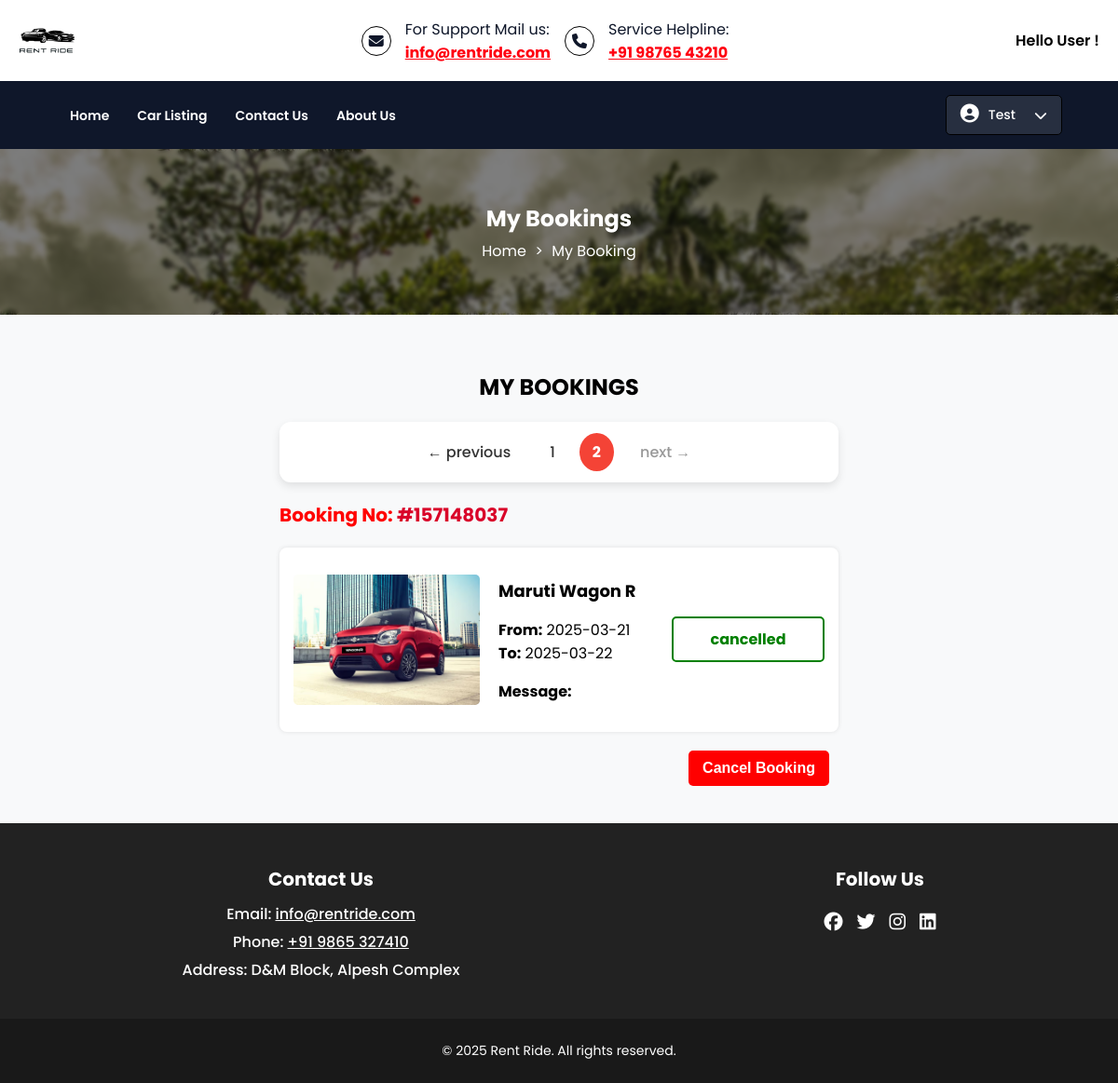
/my-bookings.php?page=2 (signed in), run on the app's committed database.
### tables this page shows
CREATE TABLE `bookings` (
  `id` int(11) NOT NULL,
  `booking_number` varchar(20) NOT NULL,
  `user_id` int(11) NOT NULL,
  `email` varchar(255) NOT NULL,
  `vehicle_id` int(11) NOT NULL,
  `from_date` date NOT NULL,
  `to_date` date NOT NULL,
  `message` text DEFAULT NULL,
  `status` enum('new','confirmed','cancelled') DEFAULT 'new',
  `created_at` timestamp NOT NULL DEFAULT current_timestamp()
);

CREATE TABLE `vehicles` (
  `id` int(11) NOT NULL,
  `vehicle_title` varchar(255) NOT NULL,
  `brand_id` int(11) NOT NULL,
  `vehicle_overview` text NOT NULL,
  `price_per_day` decimal(10,2) NOT NULL,
  `fuel_type` varchar(50) NOT NULL,
  `model_year` year(4) NOT NULL,
  `seating_capacity` int(11) NOT NULL,
  `image1` text DEFAULT NULL,
  `image2` text DEFAULT NULL,
  `image3` text DEFAULT NULL,
  `image4` text DEFAULT NULL,
  `image5` text DEFAULT NULL,
  `image6` text DEFAULT NULL,
  `air_conditioner` tinyint(4) DEFAULT NULL,
  `power_steering` tinyint(4) DEFAULT NULL,
  `cd_player` tinyint(4) DEFAULT NULL,
  `power_door_locks` tinyint(4) DEFAULT NULL,
  `driver_airbag` tinyint(4) DEFAULT NULL,
  `central_locking` tinyint(4) DEFAULT NULL,
  `antilock_braking_system` varchar(255) DEFAULT NULL,
  `passenger_airbag` tinyint(4) DEFAULT NULL,
  `crash_sensor` tinyint(4) DEFAULT NULL,
  `brake_assist` tinyint(4) DEFAULT NULL,
  `power_windows` tinyint(4) DEFAULT NULL,
  `leather_seats` tinyint(4) DEFAULT NULL,
  `created_at` timestamp NOT NULL DEFAULT current_timestamp(),
  `updated_at` timestamp NOT NULL DEFAULT current_timestamp() ON UPDATE current_timestamp()
);

CREATE TABLE `contact_info` (
  `id` int(11) NOT NULL,
  `address` varchar(255) NOT NULL,
  `email` varchar(100) NOT NULL,
  `contact_number` varchar(20) NOT NULL
);

### my-bookings.php (the view, shortened to what this page needs)
<?php
include 'include/config.php';
$user_email = $_SESSION['email'];
$limit = 1;
$page = isset($_GET['page']) ? (int)$_GET['page'] : 1;
$offset = ($page - 1) * $limit;
$query_total = "SELECT COUNT(*) FROM bookings WHERE user_id = (SELECT id FROM users WHERE email = :email)";
$stmt_total = $dbh->prepare($query_total);
$stmt_total->bindParam(':email', $user_email, PDO::PARAM_STR);
$stmt_total->execute();
$total_records = $stmt_total->fetchColumn();
$total_pages = ceil($total_records / $limit);
$query = "SELECT
        b.id AS booking_id,
        b.booking_number,
        b.from_date,
        b.to_date,
        b.status,
        b.message,
        v.vehicle_title,
        v.image1 AS car_image,
        v.price_per_day
    FROM bookings b
    JOIN vehicles v ON b.vehicle_id = v.id
    WHERE b.user_id = (SELECT id FROM users WHERE email = :email)
    ORDER BY b.from_date DESC
    LIMIT :limit OFFSET :offset";
$stmt = $dbh->prepare($query);
$stmt->bindParam(':email', $user_email, PDO::PARAM_STR);
$stmt->bindValue(':limit', (int)$limit, PDO::PARAM_INT);
$stmt->bindValue(':offset', (int)$offset, PDO::PARAM_INT);
$stmt->execute();
$bookings = $stmt->fetchAll(PDO::FETCH_ASSOC);
?>
<!DOCTYPE html>
<html lang="en">
    <head>
        <link rel="stylesheet" href="styles.css">
        <link rel="stylesheet" href="https://cdnjs.cloudflare.com/ajax/libs/font-awesome/6.7.2/css/all.min.css" />
    </head>
    <body>
        <?php include 'include/header.php'; ?>
        <?php include 'include/navigation.php'; ?>
        <div class="ps-container">
            <div class="ps-overlay">
                <h1>My Bookings</h1>
                <nav>
                    <a href="index.php">Home</a> >
                    <a href="mybookings.php">My Booking</a>
                </nav>
            </div>
            <img src="Image/profile-page-banner.jpg" alt="Profile Page Background" class="ps-img">
        </div>
        <section class="my-bookings">
            <div class="booking-container">
                <h2 class="mb"><b>MY BOOKINGS</b></h2>
                <div class="pagination">
                    <a href="my-bookings.php?page=<?php echo $page - 1; ?>" class="prev <?php echo ($page <= 1) ? 'disabled' : ''; ?>">← previous</a>
                    <?php for ($i = 1; $i <= $total_pages; $i++): ?>
                        <a href="my-bookings.php?page=<?php echo $i; ?>" class="<?php echo ($page == $i) ? 'active' : ''; ?>">
                            <?php echo $i; ?>
                        </a>
                    <?php endfor; ?>
                    <a href="my-bookings.php?page=<?php echo $page + 1; ?>" class="next <?php echo ($page >= $total_pages) ? 'disabled' : ''; ?>">next →</a>
                </div>
                <?php if (count($bookings) > 0): ?>
                    <?php foreach ($bookings as $booking): ?>
                        <p class="booking-number">
                            Booking No: <span>#<?php echo htmlspecialchars($booking['booking_number']); ?></span>
                        </p>
                        <div class="booking-details">
                            <img src="admin/uploads/<?php echo htmlspecialchars($booking['car_image']); ?>" class="car-image" alt="Car Image">
                            <div class="car-info">
                                <h3><b><?php echo htmlspecialchars($booking['vehicle_title']); ?></b></h3>
                                <p><b>From:</b> <?php echo htmlspecialchars($booking['from_date']); ?> <b>To:</b> <?php echo htmlspecialchars($booking['to_date']); ?></p>
                                <p><b>Message:</b> <?php echo htmlspecialchars($booking['message']); ?></p>
                            </div>
                            <div class="status" style="border: 2px solid <?php echo ($booking['status'] == 'Canceled') ? 'red' : 'green'; ?>; color: <?php echo ($booking['status'] == 'Canceled') ? 'red' : 'green'; ?>;">
                                <?php echo htmlspecialchars($booking['status']); ?>
                            </div>
                        </div>
                        <div class="button-container">
                            <form method="POST" action="my-bookings.php">
                                <button type="submit" name="cancel_booking" class="cancel-button" onclick="removeInvoiceButton(<?php echo $booking['booking_id']; ?>)">Cancel Booking</button>
                            </form>
                        </div>
                    <?php endforeach; ?>
                <?php else: ?>
                    <p>No bookings found.</p>
                <?php endif; ?>
            </div>
        </section>
        <?php include 'include/footer.php'; ?>
    </body>
</html>

### include/footer.php (shortened to what this page needs)
<?php
include 'include/config.php';
$sql = "SELECT * FROM contact_info WHERE id = 1";
$stmt = $dbh->prepare($sql);
$stmt->execute();
$contact = $stmt->fetch(PDO::FETCH_ASSOC);
?>
<!DOCTYPE html>
<html lang="en">
    <head>
        <link rel="stylesheet" href="styles.css">
        <link rel="stylesheet" href="https://cdnjs.cloudflare.com/ajax/libs/font-awesome/6.7.2/css/all.min.css" />
    </head>
    <body>
        <footer>
            <div class="container">
            <div class="footer-content">
                <h3>Contact Us</h3>
                <p>Email: <a href="mailto:<?php echo htmlspecialchars($contact['email'] ?? 'N/A'); ?>">
                    <?php echo htmlspecialchars($contact['email'] ?? 'N/A'); ?></a>
                </p>
                <p>Phone: <a href="tel:<?php echo htmlspecialchars($contact['contact_number'] ?? 'N/A'); ?>">
                    <?php echo htmlspecialchars($contact['contact_number'] ?? 'N/A'); ?></a>
                </p>
                <p>Address: <?php echo htmlspecialchars($contact['address'] ?? 'N/A'); ?></p>
            </div>
                <div class="footer-content">
                    <h3>Follow Us</h3>
                    <ul class="social-icons">
                        <li><a href="#"><i class="fab fa-facebook"></i></a></li>
                        <li><a href="#"><i class="fab fa-twitter"></i></a></li>
                        <li><a href="#"><i class="fab fa-instagram"></i></a></li>
                        <li><a href="#"><i class="fab fa-linkedin"></i></a></li>
                    </ul>
                </div>
            </div>
            <div class="bottom-bar">
                <p>&copy; 2025 <a href="admin/Login.php">Rent Ride</a>. All rights reserved.</p>
            </div>
        </footer>
    </body>
</html>

### styles.css (style rules this page uses)
body { font-family: 'Poppins', sans-serif; margin: 0; padding: 0; background-color: #f8f9fa; }
.ps-container { position: relative; width: 100%; height: 178px; overflow: hidden; display: flex; align-items: center; justify-content: center; text-align: center; }
.ps-img { width: 100%; height: 100%; object-fit: cover; position: absolute; top: 0; left: 0; z-index: -2; }
.ps-container::after { content: ""; position: absolute; top: 0; left: 0; width: 100%; height: 100%; background: rgba(0, 0, 0, 0.5); backdrop-filter: blur(2px); z-index: -1; }
.ps-overlay { position: relative; z-index: 1; color: #fff; }
.ps-overlay h1 { margin: 0; font-size: 24px; font-weight: bold; }
.ps-overlay nav { margin-top: 5px; }
.ps-overlay a { color: #fff; text-decoration: none; margin: 0 5px; font-size: 16px; }
button { display: inline-block; width: calc(100% - 20px); padding: 10px; background: #0F172A; color: #fff; font-weight: 700; border: none; border-radius: 5px; cursor: pointer; margin-left: 10px; margin-right: 10px; }
footer { background: #222222; color: #fff; padding-top: 25px; margin-top: 20px; }
.container { display: flex; justify-content: space-around; max-width: 1200px; margin: auto; }
.footer-content { text-align: center; margin-bottom: 20px; }
.footer-content h3 { font-size: 20px; margin-bottom: 10px; }
.footer-content p { margin: 5px 0; font-weight: 500; }
.footer-content p a { color: #fff; }
.social-icons { display: flex; justify-content: center; gap: 15px; padding: 0; list-style: none; }
.social-icons li a { color: #fff; font-size: 20px; transition: 0.3s; }
.bottom-bar { text-align: center; padding: 10px 0px; margin-top: 15px; font-size: 14px; background-color: #191919; }
.bottom-bar p a { text-decoration: none; color: #fff; }
.my-bookings { width: 50%; margin: 20px auto; padding: 20px; }
.booking-container { text-align:left; }
.booking-container .mb { text-align:center; }
.booking-number { color: red; font-size: 20px; font-weight: bold; }
.booking-number span { color: #d90429; }
.booking-details { display: flex; align-items: center; justify-content: space-between; background: white; padding: 15px; border-radius: 8px; box-shadow: 0px 0px 5px rgba(0, 0, 0, 0.1); margin-top: 20px; }
.car-image { width: 200px; height: 140px; border-radius: 5px; }
.car-info { flex: 1; padding: 0 20px; text-align: left; }
.car-info h3 { margin-bottom: 10px; font-size: 18px; }
.status { padding: 10px 20px; font-weight: bold; border-radius: 5px; text-align: center; width: 120px; }
.cancel-button { display: flex; width:100px; background-color: red; color: white; border: none; padding: 10px 15px; font-size: 16px; font-weight: bold; border-radius: 5px; cursor: pointer; transition: 0.3s; }
.button-container { display: flex; justify-content: flex-end; text-align: center; gap: 10px; margin-top: 20px; }
.cancel-button, .print-button { display: inline-block; width: auto; }
.pagination { display: flex; justify-content: center; align-items: center; gap: 12px; background: #fff; padding: 12px 20px; margin-top: 20px; border-radius: 12px; box-shadow: 0 4px 10px rgba(0, 0, 0, 0.1); }
.pagination a { text-decoration: none; font-size: 16px; font-weight: 500; color: #333; padding: 8px 14px; border-radius: 50%; transition: all 0.3s ease; }
.pagination a.active { background: #f44336; color: white; font-weight: bold; }
.pagination a.prev, .pagination a.next { border-radius: 20px; padding: 8px 16px; background: transparent; }
.pagination a.disabled { pointer-events: none; opacity: 0.5; }

### data on the page
bookings: booking_number "157148037", vehicle.image1 (picture), vehicle.vehicle_title "Maruti Wagon R", from_date "2025-03-21", to_date "2025-03-22", status "cancelled"
contact_info: email "info@rentride.com", contact_number "+91 9865 327410", address "D&M Block, Alpesh Complex"

### other printed values
$_SESSION['first_name'] "Test"
